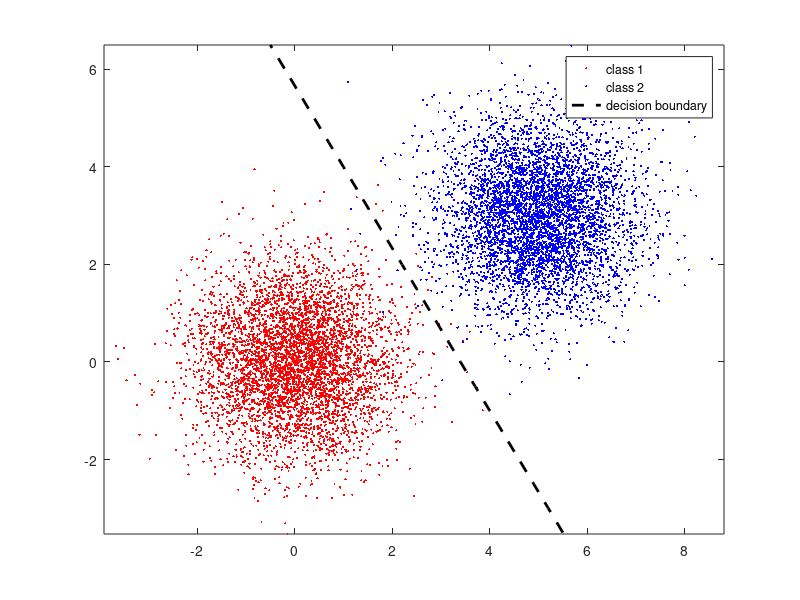
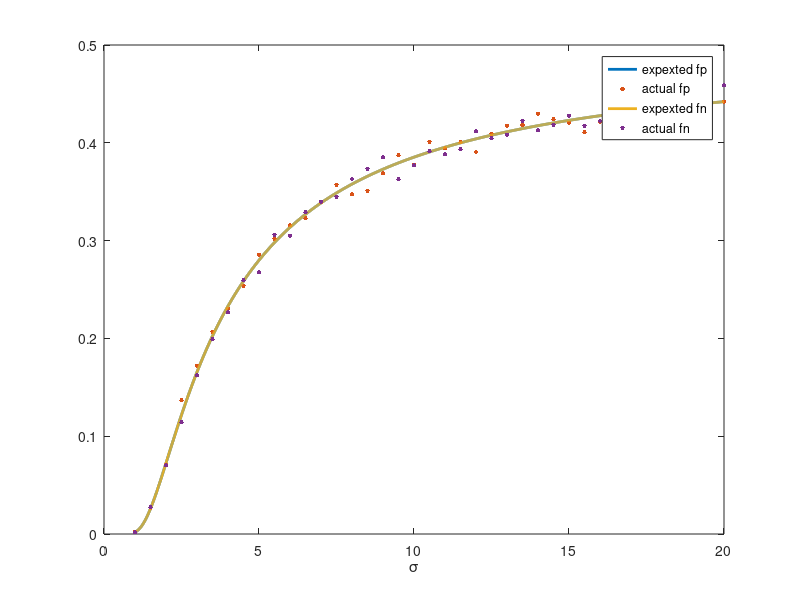

Write the MATLAB code that produced these figures, in order. (Note: this script raises an error after producing the figures.)
% script to test linear discriminant analysis (LDA) for presence/absence of a
% signal vector in R^d, given additive iid Gaussian noise, and compare failure
% rates to analytic formulae, over various noise levels. Maximum a-posteriori
% (MAP) selection is used over the two labels (absent=0, present=1),
% where posterior \propto likelihood * prior. The decision hyperplane is shown
% for one noise level.

% Notes: As opposed to ML (max likelihood) which has decision plane as the
% perp bisector of 0 and a (the signal vector), MAP can at high noise levels
% give a boundary that is way outside the region between 0 and a. This is as
% expected since it is telling you that the likelihood is uninformative, and
% the prior dominates the MAP choice. Basically if pi_1 > 1/2, for noise->infty
% LDA always predicts no signal, so FPR->0 and FNR->1.

% to fix: whether class labels called 0,1 or 1,2 throughout.

% Tanya Wang. June 2021. Input from Alex Barnett and Manas Rachh.

addpath('utils')   % include local stuff incl stats/ML toolbox copies

a = [5,3]; %signal   (note it's at a generic angle, tests more than (5,5) does)
sigmas = 1:0.5:20; %noise
sigma_show = 1;    % must be exactly in the above list
d = length(a); %dimension
p_0 = 0.5; %prior belief in no signal = its incoming rate = pi_1 in notes
p_a = 1-p_0; %prior belief in signal = also its incoming rate = pi_2 in notes

fps = zeros(size(sigmas));
fns = zeros(size(sigmas));

for i=1:length(sigmas) %noise
    
    sigma = sigmas(i);
    cov = sigma^2*eye(d);

    % N random examples with prior
    N = 10000;
    truelabel = rand(N,1)>p_0; % label 0 or 1
    x = mvnrnd(zeros(d,1), cov, N);
    x(truelabel,:) = x(truelabel,:) + a;
    
    % plot gaussian blobs in 2-D
    if (d==2 && sigma==sigma_show)
        figure(1);clf
        plot(x(truelabel==0,1),x(truelabel==0,2), 'r.', 'Markersize', 5);
        hold on;
        plot(x(truelabel==1,1),x(truelabel==1,2), 'b.', 'Markersize', 5);
        xx = -1:0.1:1;
        hold on;
        plot(a(1)/2+sigma^2*log(p_0/p_a)*cos(atan(a(2)/a(1)))-a(2).*xx, a(2)/2+sigma^2*log(p_0/p_a)*sin(atan(a(2)/a(1)))+a(1).*xx, 'k--', 'Linewidth', 2, 'Markersize', 10);
        plot(0,0,'r*'); plot(a(1),a(2),'b*');   % add the means (true signals)
        legend('class 1', 'class 2', 'decision boundary');
        axis equal         % to get aspect ratio right
    end
    
    predlabel = zeros(N,1);
    
    % (1) max likelihood predictor
    % predlabel(mvnpdf(x, zeros(1,d), cov)*p_0 < mvnpdf(x, a, cov)*p_a) = 1;

    % (2) decision boundary predictor
    predlabel(x*transpose(a) > norm(a)^2/2 + sigma^2*log(p_0/p_a)) = 1;

    fp = sum((truelabel-predlabel)==-1)/sum(truelabel==0); %false positive rate
    fn = sum((truelabel-predlabel)==1)/sum(truelabel==1); %false negative rate

    %fprintf('false positive rate is %.6f\n', fp);
    %fprintf('false negative rate is %.6f\n', fn);
    
    
    fps(i) = fp;
    fns(i) = fn;
  
end



tt = min(sigmas):0.01:max(sigmas);
b = norm(a)/2+tt.^2.*log(p_0/p_a)./norm(a); % decision boundary for x.a / ||a||

%plot fp
figure(2);
plot(tt, 1/2-1/2*erf(b./(sqrt(2).*tt)), '-', 'Linewidth', 2);
hold on;
plot(sigmas, fps, '.', 'Markersize', 10);
% xlabel('\sigma');
% legend('expexted fp', 'actual fp');

%plot fn
% figure(3);
hold on;
plot(tt, 1/2-1/2*erf(-(b-norm(a))./(sqrt(2).*tt)), '-', 'Linewidth', 2);
plot(sigmas, fns, '.', 'Markersize', 10);
xlabel('\sigma');
legend('expexted fp', 'actual fp', 'expexted fn', 'actual fn');
vline(sigma_show,'k:','sigma shown in fig.1');
hold off;
